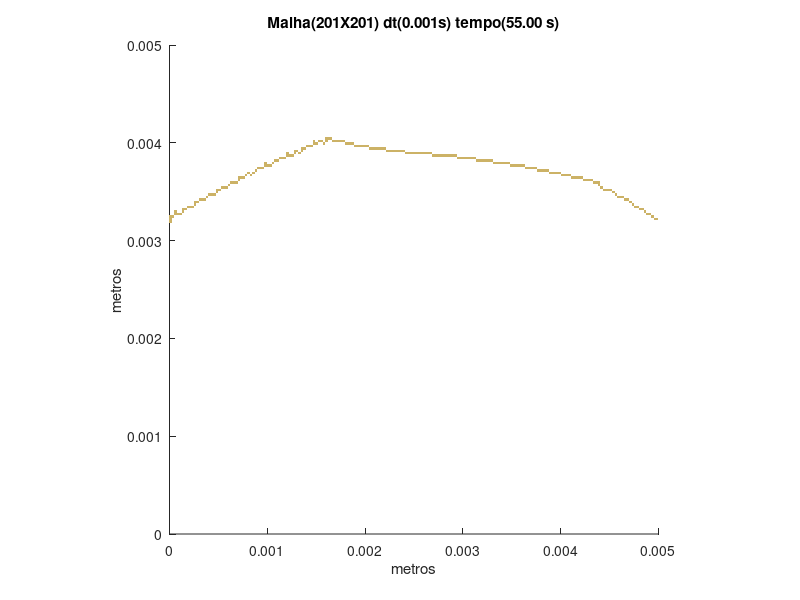

This figure's MATLAB source:
set (gca,'PlotBoxAspectRatio',[1 1 1],'Xlim',[0,0.005],'Ylim',[0,0.005])
hold on
title('Malha(201X201) dt(0.001s) tempo(55.00 s)')
hold on
ylabel('metros')
hold on
xlabel('metros')
hold on

fill([0 0 2.48756218905473E-05 2.48756218905473E-05],[0.00318407960199005 0.0032089552238806 0.0032089552238806 0.00318407960199005],[0.8,0.7,0.4],'LineStyle','none')

fill([0 0 2.48756218905473E-05 2.48756218905473E-05],[0.0032089552238806 0.00323383084577114 0.00323383084577114 0.0032089552238806],[0.8,0.7,0.4],'LineStyle','none')

fill([0.00495024875621891 0.00495024875621891 0.00497512437810945 0.00497512437810945],[0.0032089552238806 0.00323383084577114 0.00323383084577114 0.0032089552238806],[0.8,0.7,0.4],'LineStyle','none')

fill([0.00497512437810945 0.00497512437810945 0.005 0.005],[0.0032089552238806 0.00323383084577114 0.00323383084577114 0.0032089552238806],[0.8,0.7,0.4],'LineStyle','none')

fill([0 0 2.48756218905473E-05 2.48756218905473E-05],[0.00323383084577114 0.00325870646766169 0.00325870646766169 0.00323383084577114],[0.8,0.7,0.4],'LineStyle','none')

fill([2.48756218905473E-05 2.48756218905473E-05 4.97512437810945E-05 4.97512437810945E-05],[0.00323383084577114 0.00325870646766169 0.00325870646766169 0.00323383084577114],[0.8,0.7,0.4],'LineStyle','none')

fill([0.00492537313432836 0.00492537313432836 0.00495024875621891 0.00495024875621891],[0.00323383084577114 0.00325870646766169 0.00325870646766169 0.00323383084577114],[0.8,0.7,0.4],'LineStyle','none')

fill([4.97512437810945E-05 4.97512437810945E-05 7.46268656716418E-05 7.46268656716418E-05],[0.00325870646766169 0.00328358208955224 0.00328358208955224 0.00325870646766169],[0.8,0.7,0.4],'LineStyle','none')

fill([7.46268656716418E-05 7.46268656716418E-05 9.95024875621891E-05 9.95024875621891E-05],[0.00325870646766169 0.00328358208955224 0.00328358208955224 0.00325870646766169],[0.8,0.7,0.4],'LineStyle','none')

fill([9.95024875621891E-05 9.95024875621891E-05 0.000124378109452736 0.000124378109452736],[0.00325870646766169 0.00328358208955224 0.00328358208955224 0.00325870646766169],[0.8,0.7,0.4],'LineStyle','none')

fill([0.00487562189054726 0.00487562189054726 0.00490049751243781 0.00490049751243781],[0.00325870646766169 0.00328358208955224 0.00328358208955224 0.00325870646766169],[0.8,0.7,0.4],'LineStyle','none')

fill([0.00490049751243781 0.00490049751243781 0.00492537313432836 0.00492537313432836],[0.00325870646766169 0.00328358208955224 0.00328358208955224 0.00325870646766169],[0.8,0.7,0.4],'LineStyle','none')

fill([4.97512437810945E-05 4.97512437810945E-05 7.46268656716418E-05 7.46268656716418E-05],[0.00328358208955224 0.00330845771144279 0.00330845771144279 0.00328358208955224],[0.8,0.7,0.4],'LineStyle','none')

fill([0.000124378109452736 0.000124378109452736 0.000149253731343284 0.000149253731343284],[0.00328358208955224 0.00330845771144279 0.00330845771144279 0.00328358208955224],[0.8,0.7,0.4],'LineStyle','none')

fill([0.00485074626865672 0.00485074626865672 0.00487562189054726 0.00487562189054726],[0.00328358208955224 0.00330845771144279 0.00330845771144279 0.00328358208955224],[0.8,0.7,0.4],'LineStyle','none')

fill([0.000124378109452736 0.000124378109452736 0.000149253731343284 0.000149253731343284],[0.00330845771144279 0.00333333333333333 0.00333333333333333 0.00330845771144279],[0.8,0.7,0.4],'LineStyle','none')

fill([0.000149253731343284 0.000149253731343284 0.000174129353233831 0.000174129353233831],[0.00330845771144279 0.00333333333333333 0.00333333333333333 0.00330845771144279],[0.8,0.7,0.4],'LineStyle','none')

fill([0.00480099502487562 0.00480099502487562 0.00482587064676617 0.00482587064676617],[0.00330845771144279 0.00333333333333333 0.00333333333333333 0.00330845771144279],[0.8,0.7,0.4],'LineStyle','none')

fill([0.00482587064676617 0.00482587064676617 0.00485074626865672 0.00485074626865672],[0.00330845771144279 0.00333333333333333 0.00333333333333333 0.00330845771144279],[0.8,0.7,0.4],'LineStyle','none')

fill([0.000174129353233831 0.000174129353233831 0.000199004975124378 0.000199004975124378],[0.00333333333333333 0.00335820895522388 0.00335820895522388 0.00333333333333333],[0.8,0.7,0.4],'LineStyle','none')

fill([0.000199004975124378 0.000199004975124378 0.000223880597014925 0.000223880597014925],[0.00333333333333333 0.00335820895522388 0.00335820895522388 0.00333333333333333],[0.8,0.7,0.4],'LineStyle','none')

fill([0.000223880597014925 0.000223880597014925 0.000248756218905473 0.000248756218905473],[0.00333333333333333 0.00335820895522388 0.00335820895522388 0.00333333333333333],[0.8,0.7,0.4],'LineStyle','none')

fill([0.00475124378109453 0.00475124378109453 0.00477611940298507 0.00477611940298507],[0.00333333333333333 0.00335820895522388 0.00335820895522388 0.00333333333333333],[0.8,0.7,0.4],'LineStyle','none')

fill([0.00477611940298507 0.00477611940298507 0.00480099502487562 0.00480099502487562],[0.00333333333333333 0.00335820895522388 0.00335820895522388 0.00333333333333333],[0.8,0.7,0.4],'LineStyle','none')

fill([0.000248756218905473 0.000248756218905473 0.00027363184079602 0.00027363184079602],[0.00335820895522388 0.00338308457711443 0.00338308457711443 0.00335820895522388],[0.8,0.7,0.4],'LineStyle','none')

fill([0.00472636815920398 0.00472636815920398 0.00475124378109453 0.00475124378109453],[0.00335820895522388 0.00338308457711443 0.00338308457711443 0.00335820895522388],[0.8,0.7,0.4],'LineStyle','none')

fill([0.000248756218905473 0.000248756218905473 0.00027363184079602 0.00027363184079602],[0.00338308457711443 0.00340796019900498 0.00340796019900498 0.00338308457711443],[0.8,0.7,0.4],'LineStyle','none')

fill([0.00027363184079602 0.00027363184079602 0.000298507462686567 0.000298507462686567],[0.00338308457711443 0.00340796019900498 0.00340796019900498 0.00338308457711443],[0.8,0.7,0.4],'LineStyle','none')

fill([0.00470149253731343 0.00470149253731343 0.00472636815920398 0.00472636815920398],[0.00338308457711443 0.00340796019900498 0.00340796019900498 0.00338308457711443],[0.8,0.7,0.4],'LineStyle','none')

fill([0.000298507462686567 0.000298507462686567 0.000323383084577114 0.000323383084577114],[0.00340796019900498 0.00343283582089552 0.00343283582089552 0.00340796019900498],[0.8,0.7,0.4],'LineStyle','none')

fill([0.000323383084577114 0.000323383084577114 0.000348258706467662 0.000348258706467662],[0.00340796019900498 0.00343283582089552 0.00343283582089552 0.00340796019900498],[0.8,0.7,0.4],'LineStyle','none')

fill([0.000348258706467662 0.000348258706467662 0.000373134328358209 0.000373134328358209],[0.00340796019900498 0.00343283582089552 0.00343283582089552 0.00340796019900498],[0.8,0.7,0.4],'LineStyle','none')

fill([0.00465174129353234 0.00465174129353234 0.00467661691542289 0.00467661691542289],[0.00340796019900498 0.00343283582089552 0.00343283582089552 0.00340796019900498],[0.8,0.7,0.4],'LineStyle','none')

fill([0.00467661691542289 0.00467661691542289 0.00470149253731343 0.00470149253731343],[0.00340796019900498 0.00343283582089552 0.00343283582089552 0.00340796019900498],[0.8,0.7,0.4],'LineStyle','none')

fill([0.000373134328358209 0.000373134328358209 0.000398009950248756 0.000398009950248756],[0.00343283582089552 0.00345771144278607 0.00345771144278607 0.00343283582089552],[0.8,0.7,0.4],'LineStyle','none')

fill([0.0045771144278607 0.0045771144278607 0.00460199004975124 0.00460199004975124],[0.00343283582089552 0.00345771144278607 0.00345771144278607 0.00343283582089552],[0.8,0.7,0.4],'LineStyle','none')

fill([0.00460199004975124 0.00460199004975124 0.00462686567164179 0.00462686567164179],[0.00343283582089552 0.00345771144278607 0.00345771144278607 0.00343283582089552],[0.8,0.7,0.4],'LineStyle','none')

fill([0.00462686567164179 0.00462686567164179 0.00465174129353234 0.00465174129353234],[0.00343283582089552 0.00345771144278607 0.00345771144278607 0.00343283582089552],[0.8,0.7,0.4],'LineStyle','none')

fill([0.000398009950248756 0.000398009950248756 0.000422885572139303 0.000422885572139303],[0.00345771144278607 0.00348258706467662 0.00348258706467662 0.00345771144278607],[0.8,0.7,0.4],'LineStyle','none')

fill([0.000422885572139303 0.000422885572139303 0.000447761194029851 0.000447761194029851],[0.00345771144278607 0.00348258706467662 0.00348258706467662 0.00345771144278607],[0.8,0.7,0.4],'LineStyle','none')

fill([0.000447761194029851 0.000447761194029851 0.000472636815920398 0.000472636815920398],[0.00345771144278607 0.00348258706467662 0.00348258706467662 0.00345771144278607],[0.8,0.7,0.4],'LineStyle','none')

fill([0.00455223880597015 0.00455223880597015 0.0045771144278607 0.0045771144278607],[0.00345771144278607 0.00348258706467662 0.00348258706467662 0.00345771144278607],[0.8,0.7,0.4],'LineStyle','none')

fill([0.000472636815920398 0.000472636815920398 0.000497512437810945 0.000497512437810945],[0.00348258706467662 0.00350746268656716 0.00350746268656716 0.00348258706467662],[0.8,0.7,0.4],'LineStyle','none')

fill([0.0045273631840796 0.0045273631840796 0.00455223880597015 0.00455223880597015],[0.00348258706467662 0.00350746268656716 0.00350746268656716 0.00348258706467662],[0.8,0.7,0.4],'LineStyle','none')

fill([0.000472636815920398 0.000472636815920398 0.000497512437810945 0.000497512437810945],[0.00350746268656716 0.00353233830845771 0.00353233830845771 0.00350746268656716],[0.8,0.7,0.4],'LineStyle','none')

fill([0.000497512437810945 0.000497512437810945 0.000522388059701492 0.000522388059701492],[0.00350746268656716 0.00353233830845771 0.00353233830845771 0.00350746268656716],[0.8,0.7,0.4],'LineStyle','none')

fill([0.00442786069651741 0.00442786069651741 0.00445273631840796 0.00445273631840796],[0.00350746268656716 0.00353233830845771 0.00353233830845771 0.00350746268656716],[0.8,0.7,0.4],'LineStyle','none')

fill([0.00445273631840796 0.00445273631840796 0.00447761194029851 0.00447761194029851],[0.00350746268656716 0.00353233830845771 0.00353233830845771 0.00350746268656716],[0.8,0.7,0.4],'LineStyle','none')

fill([0.00447761194029851 0.00447761194029851 0.00450248756218905 0.00450248756218905],[0.00350746268656716 0.00353233830845771 0.00353233830845771 0.00350746268656716],[0.8,0.7,0.4],'LineStyle','none')

fill([0.00450248756218905 0.00450248756218905 0.0045273631840796 0.0045273631840796],[0.00350746268656716 0.00353233830845771 0.00353233830845771 0.00350746268656716],[0.8,0.7,0.4],'LineStyle','none')

fill([0.000522388059701492 0.000522388059701492 0.00054726368159204 0.00054726368159204],[0.00353233830845771 0.00355721393034826 0.00355721393034826 0.00353233830845771],[0.8,0.7,0.4],'LineStyle','none')

fill([0.00054726368159204 0.00054726368159204 0.000572139303482587 0.000572139303482587],[0.00353233830845771 0.00355721393034826 0.00355721393034826 0.00353233830845771],[0.8,0.7,0.4],'LineStyle','none')

fill([0.000572139303482587 0.000572139303482587 0.000597014925373134 0.000597014925373134],[0.00353233830845771 0.00355721393034826 0.00355721393034826 0.00353233830845771],[0.8,0.7,0.4],'LineStyle','none')

fill([0.00440298507462687 0.00440298507462687 0.00442786069651741 0.00442786069651741],[0.00353233830845771 0.00355721393034826 0.00355721393034826 0.00353233830845771],[0.8,0.7,0.4],'LineStyle','none')

fill([0.000597014925373134 0.000597014925373134 0.000621890547263682 0.000621890547263682],[0.00355721393034826 0.00358208955223881 0.00358208955223881 0.00355721393034826],[0.8,0.7,0.4],'LineStyle','none')

fill([0.00437810945273632 0.00437810945273632 0.00440298507462687 0.00440298507462687],[0.00355721393034826 0.00358208955223881 0.00358208955223881 0.00355721393034826],[0.8,0.7,0.4],'LineStyle','none')

fill([0.000621890547263682 0.000621890547263682 0.000646766169154229 0.000646766169154229],[0.00358208955223881 0.00360696517412935 0.00360696517412935 0.00358208955223881],[0.8,0.7,0.4],'LineStyle','none')

fill([0.000646766169154229 0.000646766169154229 0.000671641791044776 0.000671641791044776],[0.00358208955223881 0.00360696517412935 0.00360696517412935 0.00358208955223881],[0.8,0.7,0.4],'LineStyle','none')

fill([0.000671641791044776 0.000671641791044776 0.000696517412935323 0.000696517412935323],[0.00358208955223881 0.00360696517412935 0.00360696517412935 0.00358208955223881],[0.8,0.7,0.4],'LineStyle','none')

fill([0.00432835820895522 0.00432835820895522 0.00435323383084577 0.00435323383084577],[0.00358208955223881 0.00360696517412935 0.00360696517412935 0.00358208955223881],[0.8,0.7,0.4],'LineStyle','none')

fill([0.00435323383084577 0.00435323383084577 0.00437810945273632 0.00437810945273632],[0.00358208955223881 0.00360696517412935 0.00360696517412935 0.00358208955223881],[0.8,0.7,0.4],'LineStyle','none')

fill([0.00437810945273632 0.00437810945273632 0.00440298507462687 0.00440298507462687],[0.00358208955223881 0.00360696517412935 0.00360696517412935 0.00358208955223881],[0.8,0.7,0.4],'LineStyle','none')

fill([0.000696517412935323 0.000696517412935323 0.000721393034825871 0.000721393034825871],[0.00360696517412935 0.0036318407960199 0.0036318407960199 0.00360696517412935],[0.8,0.7,0.4],'LineStyle','none')

fill([0.00422885572139303 0.00422885572139303 0.00425373134328358 0.00425373134328358],[0.00360696517412935 0.0036318407960199 0.0036318407960199 0.00360696517412935],[0.8,0.7,0.4],'LineStyle','none')

fill([0.00425373134328358 0.00425373134328358 0.00427860696517413 0.00427860696517413],[0.00360696517412935 0.0036318407960199 0.0036318407960199 0.00360696517412935],[0.8,0.7,0.4],'LineStyle','none')

fill([0.00427860696517413 0.00427860696517413 0.00430348258706468 0.00430348258706468],[0.00360696517412935 0.0036318407960199 0.0036318407960199 0.00360696517412935],[0.8,0.7,0.4],'LineStyle','none')

fill([0.00430348258706468 0.00430348258706468 0.00432835820895522 0.00432835820895522],[0.00360696517412935 0.0036318407960199 0.0036318407960199 0.00360696517412935],[0.8,0.7,0.4],'LineStyle','none')

fill([0.000696517412935323 0.000696517412935323 0.000721393034825871 0.000721393034825871],[0.0036318407960199 0.00365671641791045 0.00365671641791045 0.0036318407960199],[0.8,0.7,0.4],'LineStyle','none')

fill([0.000721393034825871 0.000721393034825871 0.000746268656716418 0.000746268656716418],[0.0036318407960199 0.00365671641791045 0.00365671641791045 0.0036318407960199],[0.8,0.7,0.4],'LineStyle','none')

fill([0.000746268656716418 0.000746268656716418 0.000771144278606965 0.000771144278606965],[0.0036318407960199 0.00365671641791045 0.00365671641791045 0.0036318407960199],[0.8,0.7,0.4],'LineStyle','none')

fill([0.0041044776119403 0.0041044776119403 0.00412935323383085 0.00412935323383085],[0.0036318407960199 0.00365671641791045 0.00365671641791045 0.0036318407960199],[0.8,0.7,0.4],'LineStyle','none')

fill([0.00412935323383085 0.00412935323383085 0.00415422885572139 0.00415422885572139],[0.0036318407960199 0.00365671641791045 0.00365671641791045 0.0036318407960199],[0.8,0.7,0.4],'LineStyle','none')

fill([0.00415422885572139 0.00415422885572139 0.00417910447761194 0.00417910447761194],[0.0036318407960199 0.00365671641791045 0.00365671641791045 0.0036318407960199],[0.8,0.7,0.4],'LineStyle','none')

fill([0.00417910447761194 0.00417910447761194 0.00420398009950249 0.00420398009950249],[0.0036318407960199 0.00365671641791045 0.00365671641791045 0.0036318407960199],[0.8,0.7,0.4],'LineStyle','none')

fill([0.00420398009950249 0.00420398009950249 0.00422885572139303 0.00422885572139303],[0.0036318407960199 0.00365671641791045 0.00365671641791045 0.0036318407960199],[0.8,0.7,0.4],'LineStyle','none')

fill([0.000771144278606965 0.000771144278606965 0.000796019900497512 0.000796019900497512],[0.00365671641791045 0.003681592039801 0.003681592039801 0.00365671641791045],[0.8,0.7,0.4],'LineStyle','none')

fill([0.00082089552238806 0.00082089552238806 0.000845771144278607 0.000845771144278607],[0.00365671641791045 0.003681592039801 0.003681592039801 0.00365671641791045],[0.8,0.7,0.4],'LineStyle','none')

fill([0.00400497512437811 0.00400497512437811 0.00402985074626866 0.00402985074626866],[0.00365671641791045 0.003681592039801 0.003681592039801 0.00365671641791045],[0.8,0.7,0.4],'LineStyle','none')

fill([0.00402985074626866 0.00402985074626866 0.0040547263681592 0.0040547263681592],[0.00365671641791045 0.003681592039801 0.003681592039801 0.00365671641791045],[0.8,0.7,0.4],'LineStyle','none')

fill([0.0040547263681592 0.0040547263681592 0.00407960199004975 0.00407960199004975],[0.00365671641791045 0.003681592039801 0.003681592039801 0.00365671641791045],[0.8,0.7,0.4],'LineStyle','none')

fill([0.00407960199004975 0.00407960199004975 0.0041044776119403 0.0041044776119403],[0.00365671641791045 0.003681592039801 0.003681592039801 0.00365671641791045],[0.8,0.7,0.4],'LineStyle','none')

fill([0.000796019900497512 0.000796019900497512 0.00082089552238806 0.00082089552238806],[0.003681592039801 0.00370646766169154 0.00370646766169154 0.003681592039801],[0.8,0.7,0.4],'LineStyle','none')

fill([0.000845771144278607 0.000845771144278607 0.000870646766169154 0.000870646766169154],[0.003681592039801 0.00370646766169154 0.00370646766169154 0.003681592039801],[0.8,0.7,0.4],'LineStyle','none')

fill([0.00388059701492537 0.00388059701492537 0.00390547263681592 0.00390547263681592],[0.003681592039801 0.00370646766169154 0.00370646766169154 0.003681592039801],[0.8,0.7,0.4],'LineStyle','none')

fill([0.00390547263681592 0.00390547263681592 0.00393034825870647 0.00393034825870647],[0.003681592039801 0.00370646766169154 0.00370646766169154 0.003681592039801],[0.8,0.7,0.4],'LineStyle','none')

fill([0.00393034825870647 0.00393034825870647 0.00395522388059701 0.00395522388059701],[0.003681592039801 0.00370646766169154 0.00370646766169154 0.003681592039801],[0.8,0.7,0.4],'LineStyle','none')

fill([0.00395522388059701 0.00395522388059701 0.00398009950248756 0.00398009950248756],[0.003681592039801 0.00370646766169154 0.00370646766169154 0.003681592039801],[0.8,0.7,0.4],'LineStyle','none')

fill([0.00398009950248756 0.00398009950248756 0.00400497512437811 0.00400497512437811],[0.003681592039801 0.00370646766169154 0.00370646766169154 0.003681592039801],[0.8,0.7,0.4],'LineStyle','none')

fill([0.000870646766169154 0.000870646766169154 0.000895522388059702 0.000895522388059702],[0.00370646766169154 0.00373134328358209 0.00373134328358209 0.00370646766169154],[0.8,0.7,0.4],'LineStyle','none')

fill([0.00375621890547264 0.00375621890547264 0.00378109452736318 0.00378109452736318],[0.00370646766169154 0.00373134328358209 0.00373134328358209 0.00370646766169154],[0.8,0.7,0.4],'LineStyle','none')

fill([0.00378109452736318 0.00378109452736318 0.00380597014925373 0.00380597014925373],[0.00370646766169154 0.00373134328358209 0.00373134328358209 0.00370646766169154],[0.8,0.7,0.4],'LineStyle','none')

fill([0.00380597014925373 0.00380597014925373 0.00383084577114428 0.00383084577114428],[0.00370646766169154 0.00373134328358209 0.00373134328358209 0.00370646766169154],[0.8,0.7,0.4],'LineStyle','none')

fill([0.00383084577114428 0.00383084577114428 0.00385572139303483 0.00385572139303483],[0.00370646766169154 0.00373134328358209 0.00373134328358209 0.00370646766169154],[0.8,0.7,0.4],'LineStyle','none')

fill([0.00385572139303483 0.00385572139303483 0.00388059701492537 0.00388059701492537],[0.00370646766169154 0.00373134328358209 0.00373134328358209 0.00370646766169154],[0.8,0.7,0.4],'LineStyle','none')

fill([0.000895522388059702 0.000895522388059702 0.000920398009950249 0.000920398009950249],[0.00373134328358209 0.00375621890547264 0.00375621890547264 0.00373134328358209],[0.8,0.7,0.4],'LineStyle','none')

fill([0.000920398009950249 0.000920398009950249 0.000945273631840796 0.000945273631840796],[0.00373134328358209 0.00375621890547264 0.00375621890547264 0.00373134328358209],[0.8,0.7,0.4],'LineStyle','none')

fill([0.000945273631840796 0.000945273631840796 0.000970149253731343 0.000970149253731343],[0.00373134328358209 0.00375621890547264 0.00375621890547264 0.00373134328358209],[0.8,0.7,0.4],'LineStyle','none')

fill([0.0036318407960199 0.0036318407960199 0.00365671641791045 0.00365671641791045],[0.00373134328358209 0.00375621890547264 0.00375621890547264 0.00373134328358209],[0.8,0.7,0.4],'LineStyle','none')

fill([0.00365671641791045 0.00365671641791045 0.003681592039801 0.003681592039801],[0.00373134328358209 0.00375621890547264 0.00375621890547264 0.00373134328358209],[0.8,0.7,0.4],'LineStyle','none')

fill([0.003681592039801 0.003681592039801 0.00370646766169154 0.00370646766169154],[0.00373134328358209 0.00375621890547264 0.00375621890547264 0.00373134328358209],[0.8,0.7,0.4],'LineStyle','none')

fill([0.00370646766169154 0.00370646766169154 0.00373134328358209 0.00373134328358209],[0.00373134328358209 0.00375621890547264 0.00375621890547264 0.00373134328358209],[0.8,0.7,0.4],'LineStyle','none')

fill([0.00373134328358209 0.00373134328358209 0.00375621890547264 0.00375621890547264],[0.00373134328358209 0.00375621890547264 0.00375621890547264 0.00373134328358209],[0.8,0.7,0.4],'LineStyle','none')

fill([0.000970149253731343 0.000970149253731343 0.00099502487562189 0.00099502487562189],[0.00375621890547264 0.00378109452736318 0.00378109452736318 0.00375621890547264],[0.8,0.7,0.4],'LineStyle','none')

fill([0.00099502487562189 0.00099502487562189 0.00101990049751244 0.00101990049751244],[0.00375621890547264 0.00378109452736318 0.00378109452736318 0.00375621890547264],[0.8,0.7,0.4],'LineStyle','none')

fill([0.00101990049751244 0.00101990049751244 0.00104477611940298 0.00104477611940298],[0.00375621890547264 0.00378109452736318 0.00378109452736318 0.00375621890547264],[0.8,0.7,0.4],'LineStyle','none')

fill([0.00348258706467662 0.00348258706467662 0.00350746268656716 0.00350746268656716],[0.00375621890547264 0.00378109452736318 0.00378109452736318 0.00375621890547264],[0.8,0.7,0.4],'LineStyle','none')

fill([0.00350746268656716 0.00350746268656716 0.00353233830845771 0.00353233830845771],[0.00375621890547264 0.00378109452736318 0.00378109452736318 0.00375621890547264],[0.8,0.7,0.4],'LineStyle','none')

fill([0.00353233830845771 0.00353233830845771 0.00355721393034826 0.00355721393034826],[0.00375621890547264 0.00378109452736318 0.00378109452736318 0.00375621890547264],[0.8,0.7,0.4],'LineStyle','none')

fill([0.00355721393034826 0.00355721393034826 0.00358208955223881 0.00358208955223881],[0.00375621890547264 0.00378109452736318 0.00378109452736318 0.00375621890547264],[0.8,0.7,0.4],'LineStyle','none')

fill([0.00358208955223881 0.00358208955223881 0.00360696517412935 0.00360696517412935],[0.00375621890547264 0.00378109452736318 0.00378109452736318 0.00375621890547264],[0.8,0.7,0.4],'LineStyle','none')

fill([0.00360696517412935 0.00360696517412935 0.0036318407960199 0.0036318407960199],[0.00375621890547264 0.00378109452736318 0.00378109452736318 0.00375621890547264],[0.8,0.7,0.4],'LineStyle','none')

fill([0.000970149253731343 0.000970149253731343 0.00099502487562189 0.00099502487562189],[0.00378109452736318 0.00380597014925373 0.00380597014925373 0.00378109452736318],[0.8,0.7,0.4],'LineStyle','none')

fill([0.00104477611940298 0.00104477611940298 0.00106965174129353 0.00106965174129353],[0.00378109452736318 0.00380597014925373 0.00380597014925373 0.00378109452736318],[0.8,0.7,0.4],'LineStyle','none')

fill([0.00330845771144279 0.00330845771144279 0.00333333333333333 0.00333333333333333],[0.00378109452736318 0.00380597014925373 0.00380597014925373 0.00378109452736318],[0.8,0.7,0.4],'LineStyle','none')

fill([0.00333333333333333 0.00333333333333333 0.00335820895522388 0.00335820895522388],[0.00378109452736318 0.00380597014925373 0.00380597014925373 0.00378109452736318],[0.8,0.7,0.4],'LineStyle','none')

fill([0.00335820895522388 0.00335820895522388 0.00338308457711443 0.00338308457711443],[0.00378109452736318 0.00380597014925373 0.00380597014925373 0.00378109452736318],[0.8,0.7,0.4],'LineStyle','none')

fill([0.00338308457711443 0.00338308457711443 0.00340796019900498 0.00340796019900498],[0.00378109452736318 0.00380597014925373 0.00380597014925373 0.00378109452736318],[0.8,0.7,0.4],'LineStyle','none')

fill([0.00340796019900498 0.00340796019900498 0.00343283582089552 0.00343283582089552],[0.00378109452736318 0.00380597014925373 0.00380597014925373 0.00378109452736318],[0.8,0.7,0.4],'LineStyle','none')

fill([0.00343283582089552 0.00343283582089552 0.00345771144278607 0.00345771144278607],[0.00378109452736318 0.00380597014925373 0.00380597014925373 0.00378109452736318],[0.8,0.7,0.4],'LineStyle','none')

fill([0.00345771144278607 0.00345771144278607 0.00348258706467662 0.00348258706467662],[0.00378109452736318 0.00380597014925373 0.00380597014925373 0.00378109452736318],[0.8,0.7,0.4],'LineStyle','none')

fill([0.00106965174129353 0.00106965174129353 0.00109452736318408 0.00109452736318408],[0.00380597014925373 0.00383084577114428 0.00383084577114428 0.00380597014925373],[0.8,0.7,0.4],'LineStyle','none')

fill([0.00109452736318408 0.00109452736318408 0.00111940298507463 0.00111940298507463],[0.00380597014925373 0.00383084577114428 0.00383084577114428 0.00380597014925373],[0.8,0.7,0.4],'LineStyle','none')

fill([0.00313432835820896 0.00313432835820896 0.0031592039800995 0.0031592039800995],[0.00380597014925373 0.00383084577114428 0.00383084577114428 0.00380597014925373],[0.8,0.7,0.4],'LineStyle','none')

fill([0.0031592039800995 0.0031592039800995 0.00318407960199005 0.00318407960199005],[0.00380597014925373 0.00383084577114428 0.00383084577114428 0.00380597014925373],[0.8,0.7,0.4],'LineStyle','none')

fill([0.00318407960199005 0.00318407960199005 0.0032089552238806 0.0032089552238806],[0.00380597014925373 0.00383084577114428 0.00383084577114428 0.00380597014925373],[0.8,0.7,0.4],'LineStyle','none')

fill([0.0032089552238806 0.0032089552238806 0.00323383084577114 0.00323383084577114],[0.00380597014925373 0.00383084577114428 0.00383084577114428 0.00380597014925373],[0.8,0.7,0.4],'LineStyle','none')

fill([0.00323383084577114 0.00323383084577114 0.00325870646766169 0.00325870646766169],[0.00380597014925373 0.00383084577114428 0.00383084577114428 0.00380597014925373],[0.8,0.7,0.4],'LineStyle','none')

fill([0.00325870646766169 0.00325870646766169 0.00328358208955224 0.00328358208955224],[0.00380597014925373 0.00383084577114428 0.00383084577114428 0.00380597014925373],[0.8,0.7,0.4],'LineStyle','none')

fill([0.00328358208955224 0.00328358208955224 0.00330845771144279 0.00330845771144279],[0.00380597014925373 0.00383084577114428 0.00383084577114428 0.00380597014925373],[0.8,0.7,0.4],'LineStyle','none')

fill([0.00111940298507463 0.00111940298507463 0.00114427860696517 0.00114427860696517],[0.00383084577114428 0.00385572139303483 0.00385572139303483 0.00383084577114428],[0.8,0.7,0.4],'LineStyle','none')

fill([0.00114427860696517 0.00114427860696517 0.00116915422885572 0.00116915422885572],[0.00383084577114428 0.00385572139303483 0.00385572139303483 0.00383084577114428],[0.8,0.7,0.4],'LineStyle','none')

fill([0.00116915422885572 0.00116915422885572 0.00119402985074627 0.00119402985074627],[0.00383084577114428 0.00385572139303483 0.00385572139303483 0.00383084577114428],[0.8,0.7,0.4],'LineStyle','none')

fill([0.00293532338308458 0.00293532338308458 0.00296019900497512 0.00296019900497512],[0.00383084577114428 0.00385572139303483 0.00385572139303483 0.00383084577114428],[0.8,0.7,0.4],'LineStyle','none')

fill([0.00296019900497512 0.00296019900497512 0.00298507462686567 0.00298507462686567],[0.00383084577114428 0.00385572139303483 0.00385572139303483 0.00383084577114428],[0.8,0.7,0.4],'LineStyle','none')

fill([0.00298507462686567 0.00298507462686567 0.00300995024875622 0.00300995024875622],[0.00383084577114428 0.00385572139303483 0.00385572139303483 0.00383084577114428],[0.8,0.7,0.4],'LineStyle','none')

fill([0.00300995024875622 0.00300995024875622 0.00303482587064677 0.00303482587064677],[0.00383084577114428 0.00385572139303483 0.00385572139303483 0.00383084577114428],[0.8,0.7,0.4],'LineStyle','none')

fill([0.00303482587064677 0.00303482587064677 0.00305970149253731 0.00305970149253731],[0.00383084577114428 0.00385572139303483 0.00385572139303483 0.00383084577114428],[0.8,0.7,0.4],'LineStyle','none')

fill([0.00305970149253731 0.00305970149253731 0.00308457711442786 0.00308457711442786],[0.00383084577114428 0.00385572139303483 0.00385572139303483 0.00383084577114428],[0.8,0.7,0.4],'LineStyle','none')

fill([0.00308457711442786 0.00308457711442786 0.00310945273631841 0.00310945273631841],[0.00383084577114428 0.00385572139303483 0.00385572139303483 0.00383084577114428],[0.8,0.7,0.4],'LineStyle','none')

fill([0.00310945273631841 0.00310945273631841 0.00313432835820896 0.00313432835820896],[0.00383084577114428 0.00385572139303483 0.00385572139303483 0.00383084577114428],[0.8,0.7,0.4],'LineStyle','none')

fill([0.00119402985074627 0.00119402985074627 0.00121890547263682 0.00121890547263682],[0.00385572139303483 0.00388059701492537 0.00388059701492537 0.00385572139303483],[0.8,0.7,0.4],'LineStyle','none')

fill([0.00121890547263682 0.00121890547263682 0.00124378109452736 0.00124378109452736],[0.00385572139303483 0.00388059701492537 0.00388059701492537 0.00385572139303483],[0.8,0.7,0.4],'LineStyle','none')

fill([0.00124378109452736 0.00124378109452736 0.00126865671641791 0.00126865671641791],[0.00385572139303483 0.00388059701492537 0.00388059701492537 0.00385572139303483],[0.8,0.7,0.4],'LineStyle','none')

fill([0.0026865671641791 0.0026865671641791 0.00271144278606965 0.00271144278606965],[0.00385572139303483 0.00388059701492537 0.00388059701492537 0.00385572139303483],[0.8,0.7,0.4],'LineStyle','none')

fill([0.00271144278606965 0.00271144278606965 0.0027363184079602 0.0027363184079602],[0.00385572139303483 0.00388059701492537 0.00388059701492537 0.00385572139303483],[0.8,0.7,0.4],'LineStyle','none')

fill([0.0027363184079602 0.0027363184079602 0.00276119402985075 0.00276119402985075],[0.00385572139303483 0.00388059701492537 0.00388059701492537 0.00385572139303483],[0.8,0.7,0.4],'LineStyle','none')

fill([0.00276119402985075 0.00276119402985075 0.00278606965174129 0.00278606965174129],[0.00385572139303483 0.00388059701492537 0.00388059701492537 0.00385572139303483],[0.8,0.7,0.4],'LineStyle','none')

fill([0.00278606965174129 0.00278606965174129 0.00281094527363184 0.00281094527363184],[0.00385572139303483 0.00388059701492537 0.00388059701492537 0.00385572139303483],[0.8,0.7,0.4],'LineStyle','none')

fill([0.00281094527363184 0.00281094527363184 0.00283582089552239 0.00283582089552239],[0.00385572139303483 0.00388059701492537 0.00388059701492537 0.00385572139303483],[0.8,0.7,0.4],'LineStyle','none')

fill([0.00283582089552239 0.00283582089552239 0.00286069651741294 0.00286069651741294],[0.00385572139303483 0.00388059701492537 0.00388059701492537 0.00385572139303483],[0.8,0.7,0.4],'LineStyle','none')

fill([0.00286069651741294 0.00286069651741294 0.00288557213930348 0.00288557213930348],[0.00385572139303483 0.00388059701492537 0.00388059701492537 0.00385572139303483],[0.8,0.7,0.4],'LineStyle','none')

fill([0.00288557213930348 0.00288557213930348 0.00291044776119403 0.00291044776119403],[0.00385572139303483 0.00388059701492537 0.00388059701492537 0.00385572139303483],[0.8,0.7,0.4],'LineStyle','none')

fill([0.00291044776119403 0.00291044776119403 0.00293532338308458 0.00293532338308458],[0.00385572139303483 0.00388059701492537 0.00388059701492537 0.00385572139303483],[0.8,0.7,0.4],'LineStyle','none')

fill([0.00119402985074627 0.00119402985074627 0.00121890547263682 0.00121890547263682],[0.00388059701492537 0.00390547263681592 0.00390547263681592 0.00388059701492537],[0.8,0.7,0.4],'LineStyle','none')

fill([0.00126865671641791 0.00126865671641791 0.00129353233830846 0.00129353233830846],[0.00388059701492537 0.00390547263681592 0.00390547263681592 0.00388059701492537],[0.8,0.7,0.4],'LineStyle','none')

fill([0.001318407960199 0.001318407960199 0.00134328358208955 0.00134328358208955],[0.00388059701492537 0.00390547263681592 0.00390547263681592 0.00388059701492537],[0.8,0.7,0.4],'LineStyle','none')

fill([0.00241293532338308 0.00241293532338308 0.00243781094527363 0.00243781094527363],[0.00388059701492537 0.00390547263681592 0.00390547263681592 0.00388059701492537],[0.8,0.7,0.4],'LineStyle','none')

fill([0.00243781094527363 0.00243781094527363 0.00246268656716418 0.00246268656716418],[0.00388059701492537 0.00390547263681592 0.00390547263681592 0.00388059701492537],[0.8,0.7,0.4],'LineStyle','none')

fill([0.00246268656716418 0.00246268656716418 0.00248756218905473 0.00248756218905473],[0.00388059701492537 0.00390547263681592 0.00390547263681592 0.00388059701492537],[0.8,0.7,0.4],'LineStyle','none')

fill([0.00248756218905473 0.00248756218905473 0.00251243781094527 0.00251243781094527],[0.00388059701492537 0.00390547263681592 0.00390547263681592 0.00388059701492537],[0.8,0.7,0.4],'LineStyle','none')

fill([0.00251243781094527 0.00251243781094527 0.00253731343283582 0.00253731343283582],[0.00388059701492537 0.00390547263681592 0.00390547263681592 0.00388059701492537],[0.8,0.7,0.4],'LineStyle','none')

fill([0.00253731343283582 0.00253731343283582 0.00256218905472637 0.00256218905472637],[0.00388059701492537 0.00390547263681592 0.00390547263681592 0.00388059701492537],[0.8,0.7,0.4],'LineStyle','none')

fill([0.00256218905472637 0.00256218905472637 0.00258706467661692 0.00258706467661692],[0.00388059701492537 0.00390547263681592 0.00390547263681592 0.00388059701492537],[0.8,0.7,0.4],'LineStyle','none')

fill([0.00258706467661692 0.00258706467661692 0.00261194029850746 0.00261194029850746],[0.00388059701492537 0.00390547263681592 0.00390547263681592 0.00388059701492537],[0.8,0.7,0.4],'LineStyle','none')

fill([0.00261194029850746 0.00261194029850746 0.00263681592039801 0.00263681592039801],[0.00388059701492537 0.00390547263681592 0.00390547263681592 0.00388059701492537],[0.8,0.7,0.4],'LineStyle','none')

fill([0.00263681592039801 0.00263681592039801 0.00266169154228856 0.00266169154228856],[0.00388059701492537 0.00390547263681592 0.00390547263681592 0.00388059701492537],[0.8,0.7,0.4],'LineStyle','none')

fill([0.00266169154228856 0.00266169154228856 0.0026865671641791 0.0026865671641791],[0.00388059701492537 0.00390547263681592 0.00390547263681592 0.00388059701492537],[0.8,0.7,0.4],'LineStyle','none')

fill([0.00126865671641791 0.00126865671641791 0.00129353233830846 0.00129353233830846],[0.00390547263681592 0.00393034825870647 0.00393034825870647 0.00390547263681592],[0.8,0.7,0.4],'LineStyle','none')

fill([0.00129353233830846 0.00129353233830846 0.001318407960199 0.001318407960199],[0.00390547263681592 0.00393034825870647 0.00393034825870647 0.00390547263681592],[0.8,0.7,0.4],'LineStyle','none')

fill([0.00134328358208955 0.00134328358208955 0.0013681592039801 0.0013681592039801],[0.00390547263681592 0.00393034825870647 0.00393034825870647 0.00390547263681592],[0.8,0.7,0.4],'LineStyle','none')

fill([0.00221393034825871 0.00221393034825871 0.00223880597014925 0.00223880597014925],[0.00390547263681592 0.00393034825870647 0.00393034825870647 0.00390547263681592],[0.8,0.7,0.4],'LineStyle','none')

fill([0.00223880597014925 0.00223880597014925 0.0022636815920398 0.0022636815920398],[0.00390547263681592 0.00393034825870647 0.00393034825870647 0.00390547263681592],[0.8,0.7,0.4],'LineStyle','none')

fill([0.0022636815920398 0.0022636815920398 0.00228855721393035 0.00228855721393035],[0.00390547263681592 0.00393034825870647 0.00393034825870647 0.00390547263681592],[0.8,0.7,0.4],'LineStyle','none')

fill([0.00228855721393035 0.00228855721393035 0.0023134328358209 0.0023134328358209],[0.00390547263681592 0.00393034825870647 0.00393034825870647 0.00390547263681592],[0.8,0.7,0.4],'LineStyle','none')

fill([0.0023134328358209 0.0023134328358209 0.00233830845771144 0.00233830845771144],[0.00390547263681592 0.00393034825870647 0.00393034825870647 0.00390547263681592],[0.8,0.7,0.4],'LineStyle','none')

fill([0.00233830845771144 0.00233830845771144 0.00236318407960199 0.00236318407960199],[0.00390547263681592 0.00393034825870647 0.00393034825870647 0.00390547263681592],[0.8,0.7,0.4],'LineStyle','none')

fill([0.00236318407960199 0.00236318407960199 0.00238805970149254 0.00238805970149254],[0.00390547263681592 0.00393034825870647 0.00393034825870647 0.00390547263681592],[0.8,0.7,0.4],'LineStyle','none')

fill([0.00238805970149254 0.00238805970149254 0.00241293532338308 0.00241293532338308],[0.00390547263681592 0.00393034825870647 0.00393034825870647 0.00390547263681592],[0.8,0.7,0.4],'LineStyle','none')

fill([0.00134328358208955 0.00134328358208955 0.0013681592039801 0.0013681592039801],[0.00393034825870647 0.00395522388059701 0.00395522388059701 0.00393034825870647],[0.8,0.7,0.4],'LineStyle','none')

fill([0.0013681592039801 0.0013681592039801 0.00139303482587065 0.00139303482587065],[0.00393034825870647 0.00395522388059701 0.00395522388059701 0.00393034825870647],[0.8,0.7,0.4],'LineStyle','none')

fill([0.00203980099502488 0.00203980099502488 0.00206467661691542 0.00206467661691542],[0.00393034825870647 0.00395522388059701 0.00395522388059701 0.00393034825870647],[0.8,0.7,0.4],'LineStyle','none')

fill([0.00206467661691542 0.00206467661691542 0.00208955223880597 0.00208955223880597],[0.00393034825870647 0.00395522388059701 0.00395522388059701 0.00393034825870647],[0.8,0.7,0.4],'LineStyle','none')

fill([0.00208955223880597 0.00208955223880597 0.00211442786069652 0.00211442786069652],[0.00393034825870647 0.00395522388059701 0.00395522388059701 0.00393034825870647],[0.8,0.7,0.4],'LineStyle','none')

fill([0.00211442786069652 0.00211442786069652 0.00213930348258706 0.00213930348258706],[0.00393034825870647 0.00395522388059701 0.00395522388059701 0.00393034825870647],[0.8,0.7,0.4],'LineStyle','none')

fill([0.00213930348258706 0.00213930348258706 0.00216417910447761 0.00216417910447761],[0.00393034825870647 0.00395522388059701 0.00395522388059701 0.00393034825870647],[0.8,0.7,0.4],'LineStyle','none')

fill([0.00216417910447761 0.00216417910447761 0.00218905472636816 0.00218905472636816],[0.00393034825870647 0.00395522388059701 0.00395522388059701 0.00393034825870647],[0.8,0.7,0.4],'LineStyle','none')

fill([0.00218905472636816 0.00218905472636816 0.00221393034825871 0.00221393034825871],[0.00393034825870647 0.00395522388059701 0.00395522388059701 0.00393034825870647],[0.8,0.7,0.4],'LineStyle','none')

fill([0.00139303482587065 0.00139303482587065 0.00141791044776119 0.00141791044776119],[0.00395522388059701 0.00398009950248756 0.00398009950248756 0.00395522388059701],[0.8,0.7,0.4],'LineStyle','none')

fill([0.00141791044776119 0.00141791044776119 0.00144278606965174 0.00144278606965174],[0.00395522388059701 0.00398009950248756 0.00398009950248756 0.00395522388059701],[0.8,0.7,0.4],'LineStyle','none')

fill([0.00144278606965174 0.00144278606965174 0.00146766169154229 0.00146766169154229],[0.00395522388059701 0.00398009950248756 0.00398009950248756 0.00395522388059701],[0.8,0.7,0.4],'LineStyle','none')

fill([0.00189054726368159 0.00189054726368159 0.00191542288557214 0.00191542288557214],[0.00395522388059701 0.00398009950248756 0.00398009950248756 0.00395522388059701],[0.8,0.7,0.4],'LineStyle','none')

fill([0.00191542288557214 0.00191542288557214 0.00194029850746269 0.00194029850746269],[0.00395522388059701 0.00398009950248756 0.00398009950248756 0.00395522388059701],[0.8,0.7,0.4],'LineStyle','none')

fill([0.00194029850746269 0.00194029850746269 0.00196517412935323 0.00196517412935323],[0.00395522388059701 0.00398009950248756 0.00398009950248756 0.00395522388059701],[0.8,0.7,0.4],'LineStyle','none')

fill([0.00196517412935323 0.00196517412935323 0.00199004975124378 0.00199004975124378],[0.00395522388059701 0.00398009950248756 0.00398009950248756 0.00395522388059701],[0.8,0.7,0.4],'LineStyle','none')

fill([0.00199004975124378 0.00199004975124378 0.00201492537313433 0.00201492537313433],[0.00395522388059701 0.00398009950248756 0.00398009950248756 0.00395522388059701],[0.8,0.7,0.4],'LineStyle','none')

fill([0.00201492537313433 0.00201492537313433 0.00203980099502488 0.00203980099502488],[0.00395522388059701 0.00398009950248756 0.00398009950248756 0.00395522388059701],[0.8,0.7,0.4],'LineStyle','none')

fill([0.00146766169154229 0.00146766169154229 0.00149253731343284 0.00149253731343284],[0.00398009950248756 0.00400497512437811 0.00400497512437811 0.00398009950248756],[0.8,0.7,0.4],'LineStyle','none')

fill([0.00149253731343284 0.00149253731343284 0.00151741293532338 0.00151741293532338],[0.00398009950248756 0.00400497512437811 0.00400497512437811 0.00398009950248756],[0.8,0.7,0.4],'LineStyle','none')

fill([0.00156716417910448 0.00156716417910448 0.00159203980099502 0.00159203980099502],[0.00398009950248756 0.00400497512437811 0.00400497512437811 0.00398009950248756],[0.8,0.7,0.4],'LineStyle','none')

fill([0.0017910447761194 0.0017910447761194 0.00181592039800995 0.00181592039800995],[0.00398009950248756 0.00400497512437811 0.00400497512437811 0.00398009950248756],[0.8,0.7,0.4],'LineStyle','none')

fill([0.00181592039800995 0.00181592039800995 0.0018407960199005 0.0018407960199005],[0.00398009950248756 0.00400497512437811 0.00400497512437811 0.00398009950248756],[0.8,0.7,0.4],'LineStyle','none')

fill([0.0018407960199005 0.0018407960199005 0.00186567164179104 0.00186567164179104],[0.00398009950248756 0.00400497512437811 0.00400497512437811 0.00398009950248756],[0.8,0.7,0.4],'LineStyle','none')

fill([0.00186567164179104 0.00186567164179104 0.00189054726368159 0.00189054726368159],[0.00398009950248756 0.00400497512437811 0.00400497512437811 0.00398009950248756],[0.8,0.7,0.4],'LineStyle','none')

fill([0.00146766169154229 0.00146766169154229 0.00149253731343284 0.00149253731343284],[0.00400497512437811 0.00402985074626866 0.00402985074626866 0.00400497512437811],[0.8,0.7,0.4],'LineStyle','none')

fill([0.00151741293532338 0.00151741293532338 0.00154228855721393 0.00154228855721393],[0.00400497512437811 0.00402985074626866 0.00402985074626866 0.00400497512437811],[0.8,0.7,0.4],'LineStyle','none')

fill([0.00154228855721393 0.00154228855721393 0.00156716417910448 0.00156716417910448],[0.00400497512437811 0.00402985074626866 0.00402985074626866 0.00400497512437811],[0.8,0.7,0.4],'LineStyle','none')

fill([0.00159203980099502 0.00159203980099502 0.00161691542288557 0.00161691542288557],[0.00400497512437811 0.00402985074626866 0.00402985074626866 0.00400497512437811],[0.8,0.7,0.4],'LineStyle','none')

fill([0.00166666666666667 0.00166666666666667 0.00169154228855721 0.00169154228855721],[0.00400497512437811 0.00402985074626866 0.00402985074626866 0.00400497512437811],[0.8,0.7,0.4],'LineStyle','none')

fill([0.00169154228855721 0.00169154228855721 0.00171641791044776 0.00171641791044776],[0.00400497512437811 0.00402985074626866 0.00402985074626866 0.00400497512437811],[0.8,0.7,0.4],'LineStyle','none')

fill([0.00171641791044776 0.00171641791044776 0.00174129353233831 0.00174129353233831],[0.00400497512437811 0.00402985074626866 0.00402985074626866 0.00400497512437811],[0.8,0.7,0.4],'LineStyle','none')

fill([0.00174129353233831 0.00174129353233831 0.00176616915422886 0.00176616915422886],[0.00400497512437811 0.00402985074626866 0.00402985074626866 0.00400497512437811],[0.8,0.7,0.4],'LineStyle','none')

fill([0.00176616915422886 0.00176616915422886 0.0017910447761194 0.0017910447761194],[0.00400497512437811 0.00402985074626866 0.00402985074626866 0.00400497512437811],[0.8,0.7,0.4],'LineStyle','none')

fill([0.00159203980099502 0.00159203980099502 0.00161691542288557 0.00161691542288557],[0.00402985074626866 0.0040547263681592 0.0040547263681592 0.00402985074626866],[0.8,0.7,0.4],'LineStyle','none')

fill([0.00161691542288557 0.00161691542288557 0.00164179104477612 0.00164179104477612],[0.00402985074626866 0.0040547263681592 0.0040547263681592 0.00402985074626866],[0.8,0.7,0.4],'LineStyle','none')

fill([0.00164179104477612 0.00164179104477612 0.00166666666666667 0.00166666666666667],[0.00402985074626866 0.0040547263681592 0.0040547263681592 0.00402985074626866],[0.8,0.7,0.4],'LineStyle','none')
